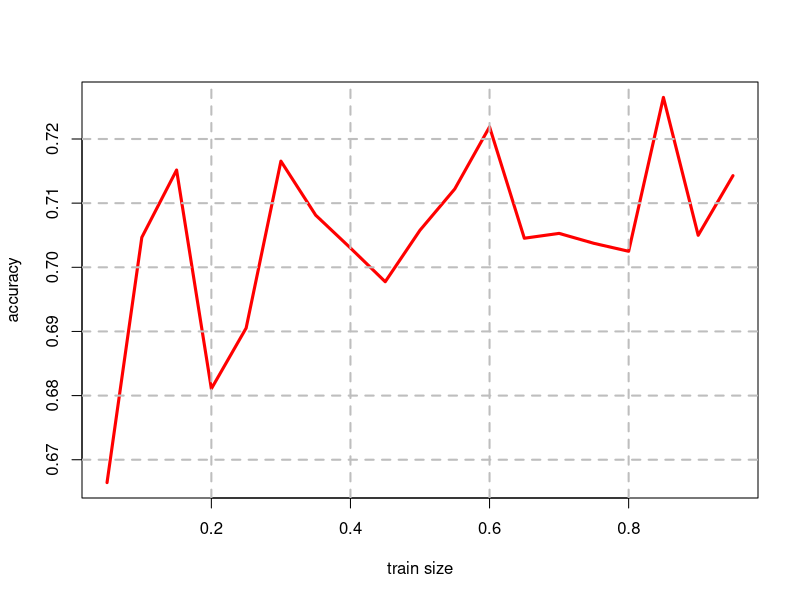

This figure's R source:
library(e1071)
library(kernlab)
set.seed(12345)


segragete <- function(n_row, train_size, data) {
  data <- data[order(runif(n_row)),]

  data_train <- data[1:train_size,]
  data_test <- data[(train_size + 1):n_row,]

  return(list(data_train, data_test))
}

data(spam)
data <- spam

n_column <- dim(data)[2]
train_size_list <- seq(0.05, 0.95, 0.05)
accuracy_list <- list()

for (size in train_size_list) {
  n_row <- dim(data)[1]
  train_size <- as.integer(n_row * size)

  data_prepared <- segragete(n_row, train_size, data)
  data_train <- data_prepared[[1]]
  data_test <- data_prepared[[2]]

  NBclassifier <- naiveBayes(data_train[, -n_column], data_train[, n_column])
  NBpredicted <- predict(NBclassifier, data_test)

  result <- table(NBpredicted, data_test$type)
  test_size <- n_row - train_size
  # (TP + TN)/test_size
  accuracy <- (result[1] + result[4]) / test_size
  accuracy_list[[length(accuracy_list) + 1]] <- accuracy
}

plot(train_size_list, accuracy_list,
     type = "l", col = "red",
     xlab = "train size", ylab = "accuracy", lwd = 3)
grid(nx = NULL, ny = NULL,
     lty = 2, col = "gray", lwd = 2)
